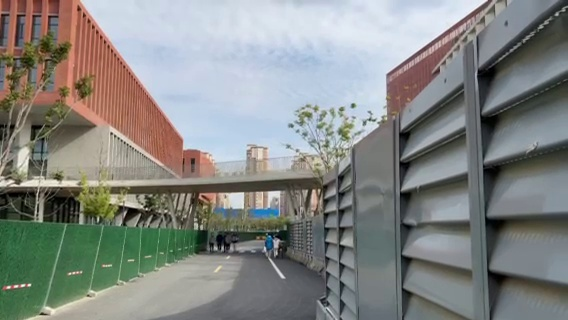
#> input picture imgs/pathway_frame.jpg, 568 x 320 px; the run also reads 1 picture not shown here
$ python video_proc.py
#> lines starting #> are read from the running program, lines starting #| are printed output that depends on the picture; after the words box and inside, x2 and y2 are one past the last pixel; in counts of white or black regions, pixels touching at a corner belong together
### code/main.py
import argparse
import cv2
import matplotlib.pyplot as plt
import numpy as np
import os

from locate import locate
from sa_map import merge_SaliencyMap_clone

def show(img, title="img"):
    plt.imshow(cv2.cvtColor(img, cv2.COLOR_BGR2RGB))
    plt.title(title)
    plt.show()

# [50 lines left out: functions down, up, merge_circle, not called in this run]

def merge_ellipse(src, dst, src_pts, H):
    # draw a circle and only save the circle part, then transform the circle part to the dst
    temp = cv2.warpPerspective(src, H, (src.shape[1], src.shape[0]))
    cv2.imwrite("imgs/result/warp.jpg", temp)
    src_center = np.mean(src_pts, axis=0, dtype=np.int32)
    radius = (src.shape[0] // 3 , src.shape[1] // 3)
    area = np.zeros(src.shape, dtype=np.uint8)
    area = cv2.ellipse(area, tuple(src_center[0]), radius, angle=90, startAngle=0, endAngle=360, color=1, thickness=-1)
    src = area * src
    src_trans = cv2.warpPerspective(src, H, (src.shape[1], src.shape[0]))
    cv2.imwrite("imgs/result/src_masked.jpg", src)
    # show(src_trans, "src_trans")

    # merge
    result = np.copy(dst)
    result[src_trans > 0, :] = 0
    cv2.imwrite('imgs/result/dst_masked.jpg', result)
    # show(result, "result")
    src_trans = cv2.cvtColor(src_trans, cv2.COLOR_GRAY2BGR)
    # show(src_trans, "bgr src_trans")
    result += src_trans

    cv2.imwrite('imgs/result/result_raw.jpg', result)
    # show(result, "result_raw")

    # blur boundary
    dst_center = np.dot(H, np.array([src_center[0][0], src_center[0][1], 1]))
    dst_center = dst_center / dst_center[2]
    dst_center = dst_center.astype(np.int32)[:2]
    print(f"dst_center: {dst_center}")
    area = np.ones_like(dst)
    area = cv2.ellipse(area, tuple(dst_center), tuple(map(lambda x : int(0.9*x), radius)), angle=90, startAngle=0, endAngle=360, color=0, thickness=-1)
    # [4 lines of commented-out code are left out]

    dst = area * dst
    blur = np.copy(result)
    blur[area==0] = 0
    crop = np.copy(result)
    crop[area==1] = 0

    cv2.imwrite('imgs/result/crop.jpg', crop)
    cv2.imwrite('imgs/result/before_blur.jpg', dst)
    result = cv2.ximgproc.guidedFilter(dst, blur, 33, 2, -1)
    cv2.imwrite('imgs/result/after_blur.jpg', result)
    result += crop
    # result = cv2.ximgproc.guidedFilter(dst, blur, 33, 2, -1) + crop
    # show(result, "final result")

    return result

def homoConvert(past, present):
    surf = cv2.SIFT_create()
    # find the keypoints and descriptors with SURF
    kp1, des1 = surf.detectAndCompute(past, None)
    kp2, des2 = surf.detectAndCompute(present, None)

    # BFMatcher with default params
    bf = cv2.BFMatcher()
    matches = bf.knnMatch(des1, des2, k=2)

    # Apply ratio test, less is better
    good = []
    for m, n in matches:
        if m.distance < 0.7 * n.distance:
            good.append(m)

    # 通过特征点坐标计算单应性矩阵H
    # (findHomography中使用了RANSAC算法剔初错误匹配)
    src_pts = np.float32([kp1[m.queryIdx].pt for m in good]).reshape(-1,1,2)
    dst_pts = np.float32([kp2[m.trainIdx].pt for m in good]).reshape(-1,1,2)
    H, mask = cv2.findHomography(src_pts, dst_pts, cv2.RANSAC, 5.0)
    matchesMask = mask.ravel().tolist()

    print(f"homo: {H}")
    # 使用单应性矩阵计算变换结果并绘图
    h, w = past.shape
    pts = np.float32([[0,0], [0,h-1], [w-1,h-1], [w-1,0]]).reshape(-1,1,2)
    dst = cv2.perspectiveTransform(pts, H)
    # img2 = cv2.polylines(present, [np.int32(dst)], True, 255, 3, cv2.LINE_AA)
    # show(img2, "past after transform")
    # cv2.imwrite("imgs/result/transformed.jpg", img2)

    draw_params = dict(matchColor = (0,255,0), # draw matches in green color
                    singlePointColor = None,
                    matchesMask = matchesMask, # draw only inliers
                    flags = 2)

    img3 = cv2.drawMatches(past, kp1, present, kp2, good, None, **draw_params)
    # show(img3, "matches")
    cv2.imwrite('imgs/result/matches.jpg', img3)

    result = merge_ellipse(past, present, src_pts, H)
    return result


# [11 lines left out: function blur_box_clone, not called in this run]

# [27 lines that do not run on import are left out]


### code/video_proc.py
import cv2
import os
import numpy as np
from tqdm import tqdm

from main import homoConvert, show

if __name__ == '__main__':
    os.chdir(os.path.join(os.path.dirname(os.getcwd())))
    print(f"Current working directory: {os.getcwd()}")

    pathway = cv2.imread("imgs/pathway_frame.jpg")
#> pathway is the input picture: shape (320, 568, 3); mean B, G, R 132, 135.2, 132.4
    pathway = cv2.cvtColor(pathway, cv2.COLOR_BGR2GRAY)
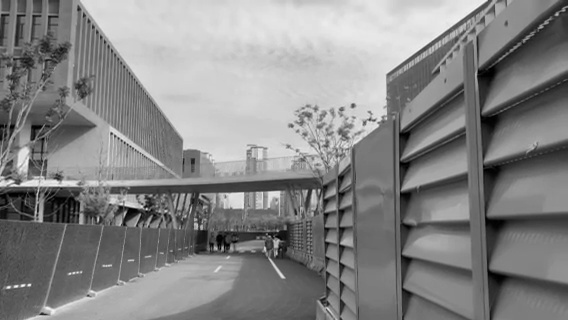
#> pathway: shape (320, 568); min 0, max 253, mean 134
    show(pathway, "original pathway")

    videoReader = cv2.VideoCapture("video/pathway.mp4")
    total_frames = int(videoReader.get(cv2.CAP_PROP_FRAME_COUNT))
    pbar = tqdm(total=total_frames)
    pbar.set_description("Process each frame as a rgb image")

    fourcc = cv2.VideoWriter_fourcc(*'XVID')
    videoWriter = cv2.VideoWriter("video/result.avi", fourcc, 15, (pathway.shape[1], pathway.shape[0]))

    while True:
        ret, frame = videoReader.read()
        if not ret:
            break
        # cv2.imshow("frame", frame)
        result = homoConvert(pathway, frame)
#> in homoConvert, `kp1, des1 = surf.detectAndCompute(past, None)`: kp1 = 1126 keypoints; strongest (x, y, size): (29, 285, 2.1), (8, 287, 2.2), (23, 285, 2.2), (98, 219, 1.9)
#> in homoConvert, `kp2, des2 = surf.detectAndCompute(present, None)`: kp2 = 1128 keypoints; strongest (x, y, size): (29, 285, 2.1), (8, 287, 2.2), (98, 219, 1.9), (132, 212, 6.6)
#> in homoConvert, `matches = bf.knnMatch(des1, des2, k=2)`: matches = 1126 matches
#> after the loop in homoConvert, `for m, n in matches:`: good = 958 matches
#> in homoConvert, `src_pts = np.float32([kp1[m.queryIdx].pt for m in good]).reshape(-1,1,2)`: src_pts = 958 rows, first 8: [2.31, 101.6], [2.42, 14.98], [2.55, 167.4], [3.07, 23], [3.14, 19.73], [3.9, 58.31], [3.9, 58.31], [4.14, 39.76]
#> in homoConvert, `dst_pts = np.float32([kp2[m.trainIdx].pt for m in good]).reshape(-1,1,2)`: dst_pts = 958 rows, first 8: [2.42, 101.7], [2.5, 14.99], [2.54, 167.4], [3.13, 22.88], [3.11, 19.82], [3.89, 58.3], [3.89, 58.3], [4.17, 39.84]
#> in homoConvert, `H, mask = cv2.findHomography(src_pts, dst_pts, cv2.RANSAC, 5.0)`: H = [[1, -0.000256, 0.0363], [3.18e-05, 1, 0.00498], [-1.13e-07, -7.5e-07, 1]]; mask = 958 values, max 1 at index 0, min 0 at index 184, mean 0.99
#> in homoConvert, `matchesMask = mask.ravel().tolist()`: matchesMask has the same summary as mask
#| homo: [[ 9.99852078e-01 -2.56023671e-04  3.62743712e-02]
#|  [ 3.18375067e-05  9.99769734e-01  4.97967833e-03]
#|  [-1.13224352e-07 -7.49681080e-07  1.00000000e+00]]
#> in homoConvert, `dst = cv2.perspectiveTransform(pts, H)`: dst = [[0.0363, 0.00498], [-0.0454, 319], [567, 319], [567, 0.023]]
#> in homoConvert, `draw_params = dict(matchColor = (0,255,0),`: draw_params = 4 items
#> in homoConvert, `img3 = cv2.drawMatches(past, kp1, present, kp2, good, None, **draw_par..`:
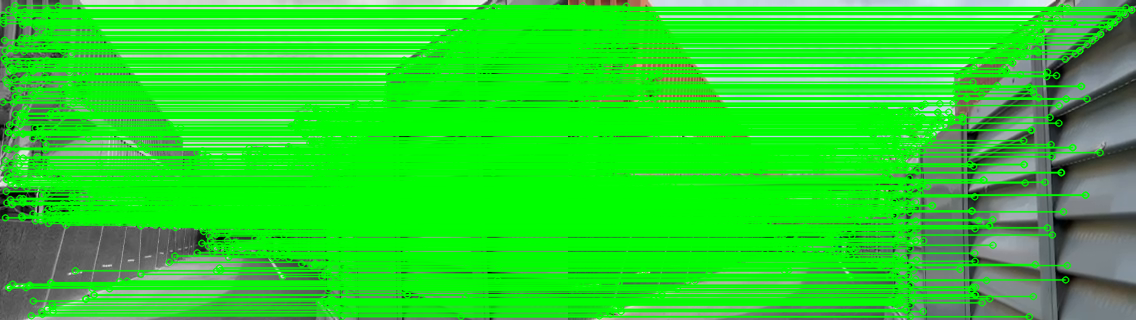
#> img3: shape (320, 1136, 3); mean B, G, R 42.2, 213.9, 41.2
#> in merge_ellipse, `src_center = np.mean(src_pts, axis=0, dtype=np.int32)`: src_center = [[229, 159]]
#> in merge_ellipse, `area = cv2.ellipse(area, tuple(src_center[0]), radius, angle=90, start..`:
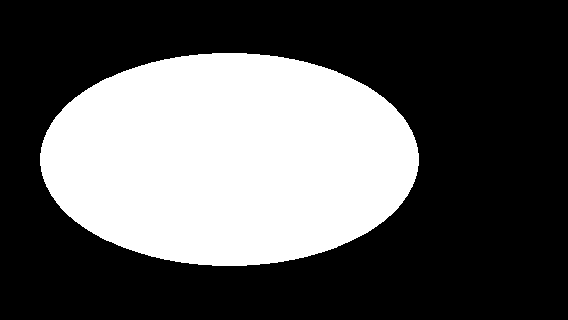
#> area: shape (320, 568); values 0 (black) and 1 (white), 34.8% white; 1 white region, box (x1, y1, x2, y2) and area: (40, 53, 419, 266) 63325
#> in merge_ellipse, `result += src_trans`:
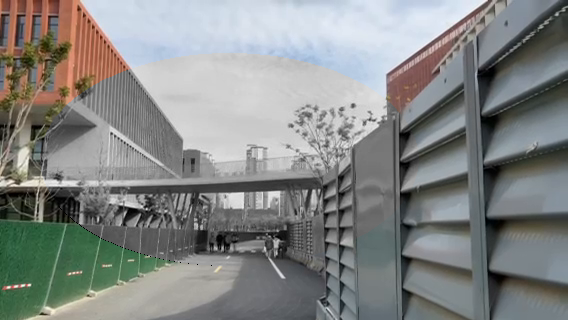
#> result: shape (320, 568, 3); mean B, G, R 132.9, 134.6, 132.2
#> in merge_ellipse, `dst_center = np.dot(H, np.array([src_center[0][0], src_center[0][1], 1..`: dst_center = [229, 159, 1]
#> in merge_ellipse, `dst_center = dst_center.astype(np.int32)[:2]`: dst_center = [228, 158]
#| dst_center: [228 158]
#> in merge_ellipse, `area = cv2.ellipse(area, tuple(dst_center), tuple(map(lambda x : int(0..`:
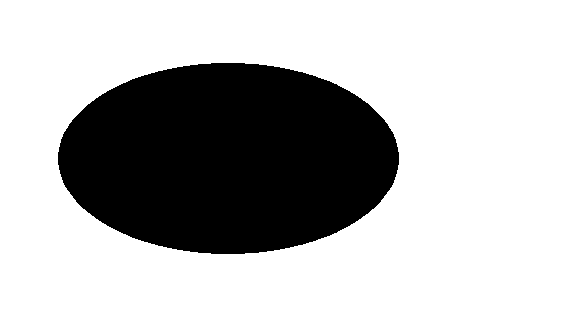
#> area: shape (320, 568, 3); values 0 (black) and 1 (white), 71.9% white; 1 black region, box (x1, y1, x2, y2) and area: (58, 63, 399, 254) 51069
#> in merge_ellipse, `blur[area==0] = 0`:
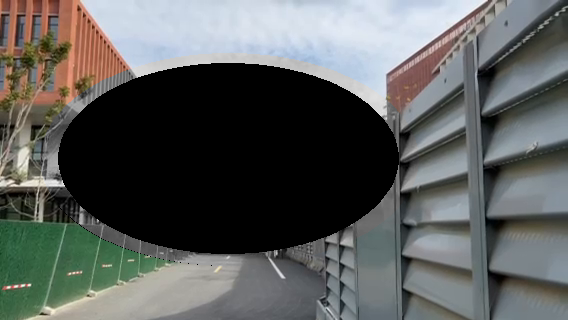
#> blur: shape (320, 568, 3); mean B, G, R 91.6, 93.4, 91
#> in merge_ellipse, `crop[area==1] = 0`:
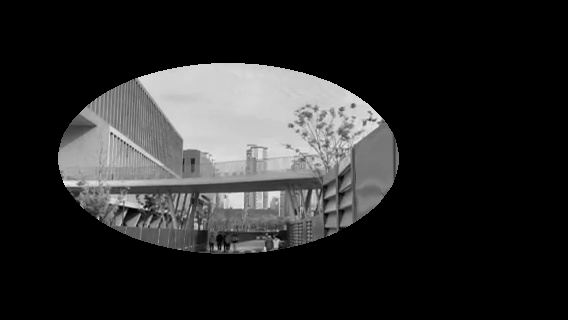
#> crop: shape (320, 568, 3); mean B, G, R 41.2, 41.2, 41.2
        videoWriter.write(result)
        cv2.imshow("result", result)
        pbar.update(1)
        if cv2.waitKey(1) & 0xFF == ord('q'):
#> (key q is pressed here)
            break
    videoReader.release()
    videoWriter.release()
